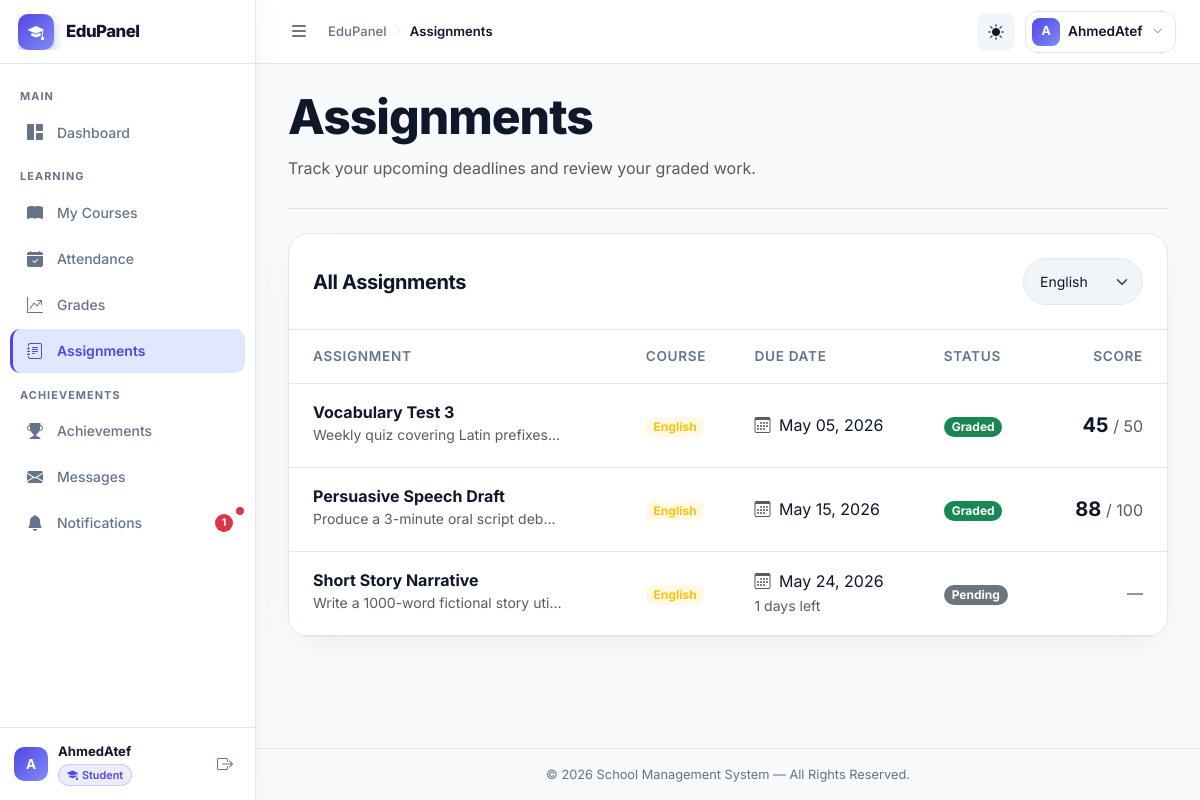
Screenshot of /modules/student/assignments.php?course_id=3 (signed in) with the database file from the repository.
### tables this page shows
CREATE TABLE `assignments` (
  `id` int(11) NOT NULL AUTO_INCREMENT,
  `course_id` int(11) NOT NULL,
  `title` varchar(200) NOT NULL,
  `description` text DEFAULT NULL,
  `due_date` date DEFAULT NULL,
  `max_score` tinyint(4) NOT NULL DEFAULT 100,
  `created_at` timestamp NOT NULL DEFAULT current_timestamp(),
  PRIMARY KEY (`id`),
  KEY `fk_assign_course` (`course_id`),
  CONSTRAINT `fk_assign_course` FOREIGN KEY (`course_id`) REFERENCES `courses` (`id`) ON DELETE CASCADE
);

CREATE TABLE `courses` (
  `id` int(11) NOT NULL AUTO_INCREMENT,
  `name` varchar(150) NOT NULL,
  `description` text DEFAULT NULL,
  `icon` varchar(60) DEFAULT 'bi-book-fill',
  `color` enum('primary','success','warning','danger','info') DEFAULT 'primary',
  `teacher_id` int(11) DEFAULT NULL,
  `room_id` int(11) DEFAULT NULL,
  `created_at` timestamp NOT NULL DEFAULT current_timestamp(),
  PRIMARY KEY (`id`),
  KEY `fk_course_teacher` (`teacher_id`),
  KEY `fk_course_room` (`room_id`),
  CONSTRAINT `fk_course_room` FOREIGN KEY (`room_id`) REFERENCES `class_rooms` (`id`) ON DELETE SET NULL,
  CONSTRAINT `fk_course_teacher` FOREIGN KEY (`teacher_id`) REFERENCES `teachers` (`id`) ON DELETE SET NULL
);

CREATE TABLE `grades` (
  `id` int(11) NOT NULL AUTO_INCREMENT,
  `user_id` int(11) NOT NULL,
  `assignment_id` int(11) NOT NULL,
  `score` tinyint(4) NOT NULL DEFAULT 0,
  `graded_at` timestamp NOT NULL DEFAULT current_timestamp(),
  PRIMARY KEY (`id`),
  UNIQUE KEY `uq_grade` (`user_id`,`assignment_id`),
  KEY `fk_grade_user` (`user_id`),
  KEY `fk_grade_assign` (`assignment_id`),
  CONSTRAINT `fk_grade_assign` FOREIGN KEY (`assignment_id`) REFERENCES `assignments` (`id`) ON DELETE CASCADE,
  CONSTRAINT `fk_grade_user` FOREIGN KEY (`user_id`) REFERENCES `users` (`id`) ON DELETE CASCADE
);

### config/auth.php (called while the page is built, shortened)
<?php
function current_user_id(): int
{
    return (int) ($_SESSION['user_id'] ?? 0);
}

### modules/student/assignments.php (the view, shortened to what this page needs)
<?php
require_once BASE_PATH . '/config/connect.php';
require_once BASE_PATH . '/config/auth.php';
$userId = current_user_id();
$filterCourseId = isset($_GET['course_id']) ? (int) $_GET['course_id'] : 0;
$stmtC = $conn->prepare("
    SELECT c.id, c.name
    FROM enrollments e
    JOIN courses c ON c.id = e.course_id
    WHERE e.user_id = ?
");
$stmtC->bind_param('i', $userId);
$stmtC->execute();
$enrolledCourses = $stmtC->get_result()->fetch_all(MYSQLI_ASSOC);
$query = "
    SELECT
        a.id, a.title, a.description, a.due_date, a.max_score,
        c.name AS course_name, c.color AS course_color,
        g.score, g.graded_at,
        DATEDIFF(a.due_date, CURDATE()) AS days_left
    FROM assignments a
    JOIN courses c ON c.id = a.course_id
    JOIN enrollments e ON e.course_id = c.id AND e.user_id = ?
    LEFT JOIN grades g ON g.assignment_id = a.id AND g.user_id = ?
";
if ($filterCourseId > 0) {
    $query .= " WHERE a.course_id = ?";
}
$query .= " ORDER BY a.due_date ASC";
$stmt = $conn->prepare($query);
if ($filterCourseId > 0) {
    $stmt->bind_param('iii', $userId, $userId, $filterCourseId);
} else {
    $stmt->bind_param('ii', $userId, $userId);
}
$stmt->execute();
$assignments = $stmt->get_result()->fetch_all(MYSQLI_ASSOC);
require_once BASE_PATH . '/includes/header.php';
?>
<div class="dashboard-hero mb-4">
    <div class="dashboard-hero-text">
        <h1 class="dashboard-title">Assignments</h1>
        <p class="text-muted mb-0">Track your upcoming deadlines and review your graded work.</p>
    </div>
</div>
<div class="dashboard-card mb-4" style="padding: 0; overflow: hidden;">
    <div class="d-flex justify-content-between align-items-center border-bottom p-4 bg-transparent">
        <h5 class="mb-0 fw-bold">All Assignments</h5>
        <form method="GET" class="d-flex" style="max-width: 250px;">
            <select name="course_id" class="form-select form-select-sm rounded-pill" onchange="this.form.submit()">
                <?php foreach ($enrolledCourses as $ec): ?>
                    <option value="<?= $ec['id']; ?>" <?= $filterCourseId === $ec['id'] ? 'selected' : ''; ?>>
                        <?= htmlspecialchars($ec['name']); ?>
                    </option>
                <?php endforeach; ?>
            </select>
        </form>
    </div>
    <div class="p-0">
        <?php if (empty($assignments)): ?>
            <div class="text-center py-5">
                <i class="bi bi-journal-check text-muted mb-3" style="font-size: 3rem;"></i>
                <h5 class="text-muted">No assignments found</h5>
                <p class="text-muted">You're all caught up!</p>
            </div>
        <?php else: ?>
            <div class="table-responsive">
                <table class="table table-hover align-middle mb-0">
                    <thead class="table-light">
                        <tr>
                            <th class="ps-4">Assignment</th>
                            <th>Course</th>
                            <th>Due Date</th>
                            <th>Status</th>
                            <th class="pe-4 text-end">Score</th>
                        </tr>
                    </thead>
                    <tbody>
                        <?php foreach ($assignments as $a):
                            $isGraded = $a['score'] !== null;
                            $daysLeft = (int) $a['days_left'];
                            $statusLabel = '';
                            $statusClass = '';
                            if ($isGraded) {
                                $statusLabel = 'Graded';
                                $statusClass = 'bg-success text-white';
                            } elseif ($daysLeft < 0) {
                                $statusLabel = 'Overdue';
                                $statusClass = 'bg-danger text-white';
                            } elseif ($daysLeft === 0) {
                                $statusLabel = 'Due Today';
                                $statusClass = 'bg-warning text-dark';
                            } else {
                                $statusLabel = 'Pending';
                                $statusClass = 'bg-secondary text-white';
                            }
                            $cColor = $a['course_color'] ?: 'primary';
                        ?>
                            <tr>
                                <td class="ps-4">
                                    <div class="fw-bold"><?= htmlspecialchars($a['title']); ?></div>
                                    <small class="text-muted text-truncate d-inline-block" style="max-width: 250px;">
                                        <?= htmlspecialchars($a['description']); ?>
                                    </small>
                                </td>
                                <td>
                                    <span class="badge bg-<?= $cColor; ?> bg-opacity-10 text-<?= $cColor; ?>">
                                        <?= htmlspecialchars($a['course_name']); ?>
                                    </span>
                                </td>
                                <td>
                                    <div class="text-nowrap">
                                        <i class="bi bi-calendar3 text-muted me-1"></i>
                                        <?= date('M d, Y', strtotime($a['due_date'])); ?>
                                    </div>
                                    <?php if (!$isGraded && $daysLeft > 0): ?>
                                        <small class="text-muted"><?= $daysLeft; ?> days left</small>
                                    <?php endif; ?>
                                </td>
                                <td>
                                    <span class="badge rounded-pill <?= $statusClass; ?>">
                                        <?= $statusLabel; ?>
                                    </span>
                                </td>
                                <td class="pe-4 text-end">
                                    <?php if ($isGraded): ?>
                                        <div class="fw-bold fs-5">
                                            <?= $a['score']; ?> <span class="text-muted fs-6 fw-normal">/ <?= $a['max_score']; ?></span>
                                        </div>
                                    <?php else: ?>
                                        <span class="text-muted">—</span>
                                    <?php endif; ?>
                                </td>
                            </tr>
                        <?php endforeach; ?>
                    </tbody>
                </table>
            </div>
        <?php endif; ?>
    </div>
</div>
<?php require_once BASE_PATH . '/includes/footer.php'; ?>

### assets/css/custom.css (style rules this page uses)
:root { --app-bg: #f8fafc; --app-surface: #ffffff; --app-surface-soft: #f1f5f9; --app-text: #0f172a; --app-muted: #64748b; --app-border: #e2e8f0; --app-primary: #4f46e5; --app-primary-soft: #e0e7ff; --app-success: #10b981; --app-warning: #f59e0b; --app-danger: #ef4444; --app-shadow: 0 10px 40px -10px rgba(0,0,0,0.08); --app-shadow-hover: 0 20px 40px -10px rgba(0,0,0,0.12); --sidebar-width: 256px; --sidebar-collapsed-width: 72px; --topbar-height: 64px; --sidebar-transition: 0.28s cubic-bezier(0.4, 0, 0.2, 1); }
html, body { height: 100%; overflow: hidden; }
body { background: var(--app-bg); color: var(--app-text); font-family: "Inter", "Poppins", system-ui, -apple-system, "Segoe UI", Roboto, Arial, sans-serif; letter-spacing: 0; transition: background-color 0.3s ease, color 0.3s ease; }
h1, h2, h3, h4, h5, h6 { font-weight: 700; letter-spacing: -0.02em; }
.dashboard-title { color: var(--app-text); font-size: clamp(2rem, 4vw, 3.35rem); font-weight: 800; line-height: 1.05; }
.table { margin-bottom: 0; --bs-table-bg: transparent; --bs-table-color: var(--app-text); border-color: var(--app-border); }
.table>thead>tr>th { border-bottom-width: 1px; border-bottom-color: var(--app-border); font-weight: 600; color: var(--app-muted); text-transform: uppercase; font-size: 0.85rem; letter-spacing: 0.05em; padding: 16px; background: transparent !important; }
.table>tbody>tr>td { border-bottom-color: var(--app-border); padding: 16px; vertical-align: middle; }
.form-control, .form-select { background-color: var(--app-surface-soft); border: 1px solid var(--app-border); border-radius: 12px; padding: 12px 16px; color: var(--app-text); transition: all 0.3s ease; }
.dashboard-card { background: var(--app-surface); border: 1px solid var(--app-border); border-radius: 20px; box-shadow: var(--app-shadow); padding: 24px; transition: box-shadow 0.25s ease, border-color 0.25s ease; }
.dashboard-hero { display: flex; align-items: flex-start; justify-content: space-between; gap: 20px; flex-wrap: wrap; padding-bottom: 28px; border-bottom: 1px solid var(--app-border); margin-bottom: 28px; }
.dashboard-hero-text { display: flex; flex-direction: column; align-items: flex-start; gap: 6px; flex: 1; min-width: 260px; }

### rows the page displays
assignments: title "Vocabulary Test 3", description "Weekly quiz covering Latin prefixes…", course.name "English", due_date "May 05, 2026", grades.score "Graded", grades.score "45", max_score "50"
assignments: title "Persuasive Speech Draft", description "Produce a 3-minute oral script deb…", course.name "English", due_date "May 15, 2026", grades.score "Graded", grades.score "88", max_score "100"
assignments: title "Short Story Narrative", description "Write a 1000-word fictional story uti…", course.name "English", due_date "May 24, 2026", daysLeft "1", statusLabel "Pending"

### other values shown
$unreadCount "1"
substr($_SESSION['username'] ?? 'U', 0, 1) "A"
$_SESSION['username'] "AhmedAtef"
role_label($currentRole) "Student"
form field course_id "English"
